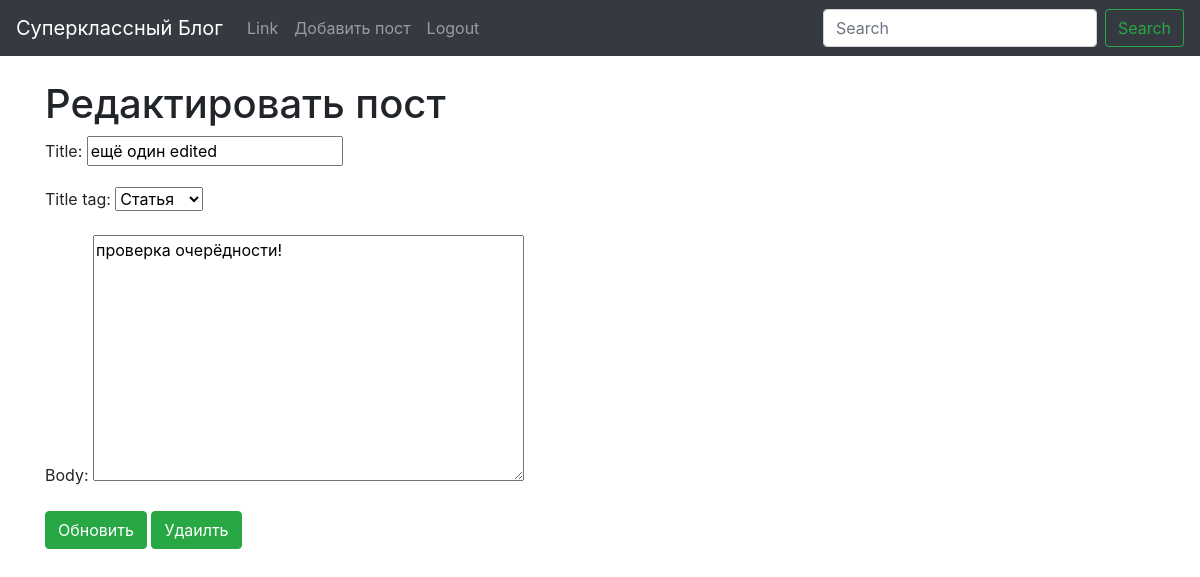
The app's page /article/edit6 (signed in) with its own data.
### newspaper/models.py (models this page shows, shortened)
class Post(models.Model):
    article = 'СТ'
    news = 'НО'
    ARTICLE_NEWS = [
        (article, 'Статья'),
        (news, 'Новость'),
    ]
    title = models.CharField(max_length = 255)
    title_tag = models.CharField(max_length=2,choices=ARTICLE_NEWS,default=news)
    author = models.ForeignKey(User, on_delete = models.CASCADE)
    body = models.TextField()
    post_date = models.DateField(auto_now_add=True)

### newspaper/views.py (the view)
# urls.py: path('article/edit<int:pk>', UpdatePostView.as_view(), name = 'update_post'),
class UpdatePostView(UpdateView):
    model = Post
    template_name = 'update_post.html'
    fields = ['title', 'title_tag', 'body']

### newspaper/templates/update_post.html (shortened to what this page needs)
{% extends 'base.html' %}
{% block content %}
{% if user.is_authenticated %}
      <h1>Редактировать пост</h1>
      <form method="POST">
         {{ form.as_p}}
         <button class="btn btn-success">Обновить</button>
         <button class="btn btn-success">Удаилть</button>
{% else %}
У тебя нет на это прав!
{% endif%}
{% endblock %}

### records on screen
Post: title "ещё один edited", title_tag "Статья", body "проверка очерёдности!"
